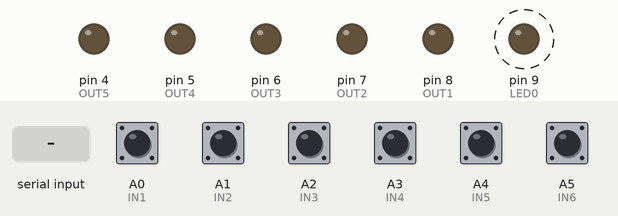
Simulated run of this sketch. Board: Arduino Uno, built with avr-gcc and run on an emulated ATmega328P. Parts: output pins drawn as LEDs (lit = HIGH). Dashed ring = blinking. The inputs (shaded band) are chosen by the test bench; at power-on: A0 (IN1), A1 (IN2), A2 (IN3), A3 (IN4), A4 (IN5), A5 (IN6) HIGH. What the sketch prints to the serial monitor is not drawn.

Above: at 1.2 s.
1.3 s: "Q" received over Serial
4.3 s: A0 (IN1) pulled LOW for 0.15 s
7.4 s: A1 (IN2) pulled LOW for 0.15 s
10.4 s: A2 (IN3) pulled LOW for 0.15 s
13.4 s: A0 (IN1) pulled LOW for 1 s
16.4 s: A1 (IN2) pulled LOW for 1 s
Timing chart, 0 to 20.4 s (numbered marks = the images above; inputs shaded):
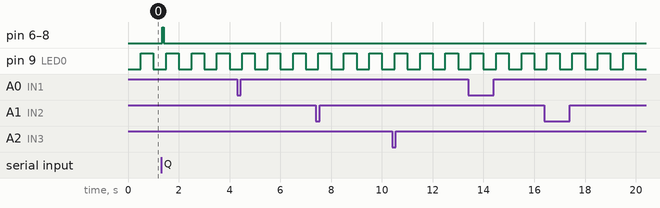

Measured:
- after the input at 1.3 s, pin 6 (OUT3), pin 7 (OUT2), pin 8 (OUT1): LOW → HIGH after 0.05 s, → LOW 0.05 s later
- by itself, pin 9 (LED0): alternates HIGH for 0.50 s and LOW for 0.50 s

The sketch:

PARKIR_MICRO_RESKA_2018.ino
```cpp
/**
 * PROGRAM MICRO RESKA TAHUN 2018
 * UJI PROGRAM, MICRO DI PARKIR STASIUN JUANDA
 */

#include <TimedAction.h>

// Input signal
#define IN1 A0 // loop1
#define IN2 A1 // tombol tiket
#define IN3 A2 // loop2
#define IN4 A3 // not use
#define IN5 A4 // not use
#define IN6 A5 // not use

// Output
#define OUT1 8
#define OUT2 7
#define OUT3 6
#define OUT4 5
#define OUT5 4

// Wiegan Card 125KHz
#define WD0 2 // not use
#define WD1 3 // not use

// LED POWER BLINK
#define LED0 9

int led_flag = false;

void setup()
{
    // Serial
    Serial.begin(9600);

    // Set output
    pinMode(OUT1, OUTPUT);
    pinMode(OUT2, OUTPUT);
    pinMode(OUT3, OUTPUT);
    pinMode(OUT4, OUTPUT);
    pinMode(OUT5, OUTPUT);

    // Set analog to digital
    pinMode(IN1, INPUT);
    pinMode(IN2, INPUT);
    pinMode(IN3, INPUT);
    pinMode(IN4, INPUT); // not use
    pinMode(IN5, INPUT); // not use
    pinMode(IN6, INPUT); // not use

    // Led Signal
    pinMode(LED0, OUTPUT);

    // Set default to HIGH input
    digitalWrite(IN1, HIGH);
    digitalWrite(IN2, HIGH);
    digitalWrite(IN3, HIGH);
    digitalWrite(IN4, HIGH);
    digitalWrite(IN5, HIGH);
    digitalWrite(IN6, HIGH);
}

void start(char a)
{
    // Check String is Exist
    if (a == 'Q') {
        digitalWrite(OUT1, HIGH);
        digitalWrite(OUT2, HIGH);
        digitalWrite(OUT3, HIGH);
        return;
        // If sending data from serial is "P"
        // Send status controller
    }
    else if (a == 'P') {
        Serial.print("X");
        // CARA II
        // Ini adalah flow untuk release relay dengan perintah P
        // lebih cocok untuk flow dari bawaan alat sebelumnya cuma
        // ini belum di coba untuk digunakan, jika ini digunakan
        // buka tag komentarnya 3 baris dibawah ini, agar kode bisa berjalan
        // dan beri komentar comment // script pada CARA I
        // digitalWrite(OUT1,LOW);
        // digitalWrite(OUT2,LOW);
        // digitalWrite(OUT3,LOW);
        return;
    }

    // CARA I
    // Ini menyesuikan flow yang sekarang bisa dilapangan
    // Ini hanya menyalakan relay sekali saja
    // walaupun dari aplikasi tester di hentikan selama 3 detik
    // Jika menggunakan cara pada CARA II matikan program
    // dibawah ini dengan mengguankan garis miring // didepan scriptnya
    // pada 3 baris dibawah ini
    digitalWrite(OUT1, LOW);
    digitalWrite(OUT2, LOW);
    digitalWrite(OUT3, LOW);

    bool An1 = false;
    bool An2 = false;
    bool An3 = false;
    bool An4 = false; // not use
    bool An5 = false; // not use
    bool An6 = false; // not use

    // Init signal digital to LOGICAL
    if (digitalRead(IN1) == LOW) {
        An1 = true;
    }
    if (digitalRead(IN2) == LOW) {
        An2 = true;
    }
    if (digitalRead(IN3) == LOW) {
        An3 = true;
    }

    // Not Use
    if (digitalRead(IN4) == LOW) {
        An4 = true;
    }
    // Not Use
    if (digitalRead(IN5) == LOW) {
        An5 = true;
    }
    // Not Use
    if (digitalRead(IN6) == LOW) {
        An6 = true;
    }

    // loop1(0),tombol(1),loop2(1)
    if ((An1 == true) && (An2 == false) && (An3 == false)) {
        Serial.print("A");
        return;
    }

    // loop1(1),tombol(0),loop2(1)
    if ((An1 == false) && (An2 == true) && (An3 == false)) {
        Serial.print("C");
        return;
    }

    // loop1(1),tombol(1),loop2(0)
    if ((An1 == false) && (An2 == false) && (An3 == true)) {
        Serial.print("E");
        return;
    }

    // loop1(0),tombol(0),loop2(1)
    if ((An1 == true) && (An2 == true) && (An3 == false)) {
        Serial.print("B");
        return;
    }

    // loop1(1),tombol(0),loop2(0)
    if ((An1 == false) && (An2 == true) && (An3 == true)) {
        Serial.print("D");
        return;
    }

    // loop1(0),tombol(1),loop2(0)
    if ((An1 == true) && (An2 == false) && (An3 == true)) {
        Serial.print("H");
        return;
    }

    // loop1(0),tombol(0),loop2(0)
    if ((An1 == true) && (An2 == true) && (An3 == true)) {
        Serial.print("G");
        return;
    }

    // loop1(1),tombol(1),loop2(1)
    if ((An1 == false) && (An2 == false) && (An3 == false)) {
        Serial.print("R");
        return;
    }
}

void receiveSerial()
{
    char a = 'N';
    while (Serial.available()) {
        a = Serial.read(); // read the incoming data as string
        if (a == 'Q')
            break;
        if (a == 'P')
            break;
    }

    // start flow
    start(a);
}

void ledCtrl()
{
    if (!led_flag) {
        digitalWrite(LED0, HIGH);
        led_flag = true;
    }
    else {
        digitalWrite(LED0, LOW);
        led_flag = false;
    }
}

TimedAction t_ReceiveSerial = TimedAction(50, receiveSerial);
TimedAction t_LedCtrl = TimedAction(500, ledCtrl);

void loop()
{
    t_ReceiveSerial.check();
    t_LedCtrl.check();
}
```
